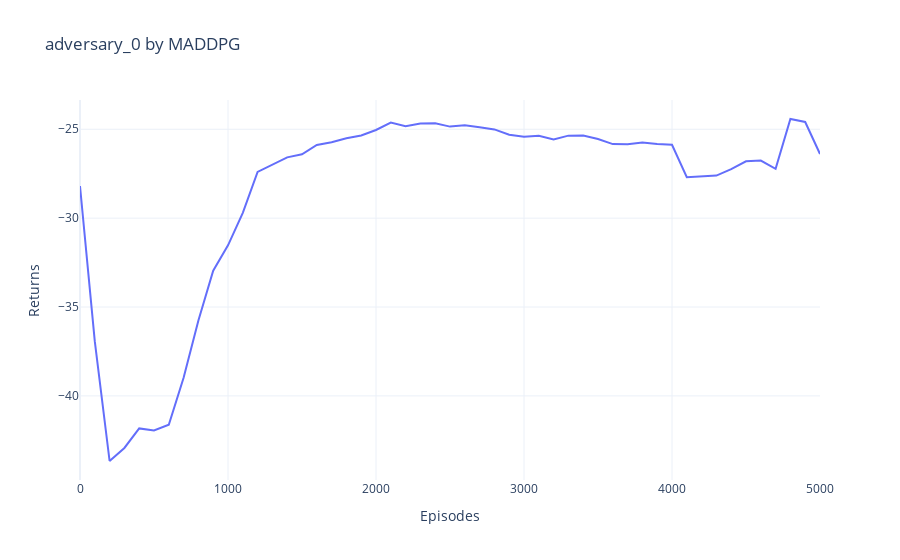
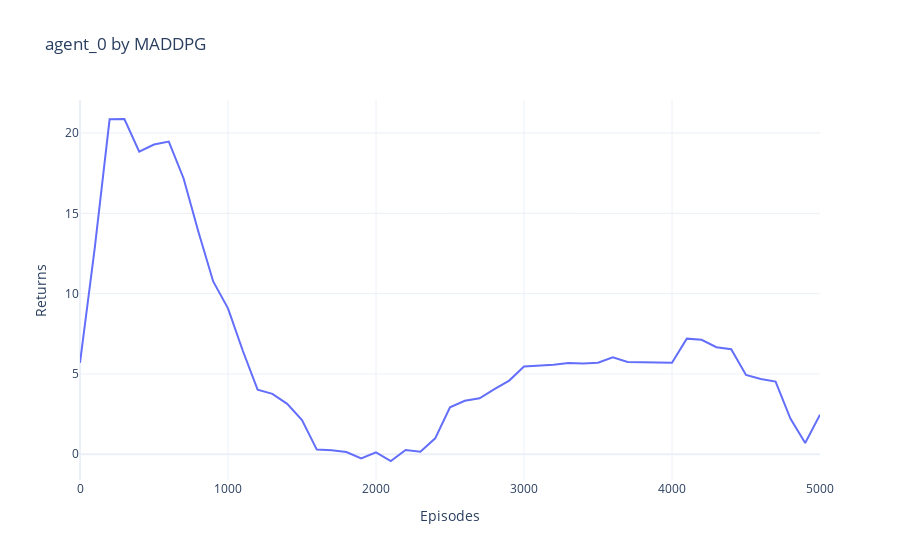
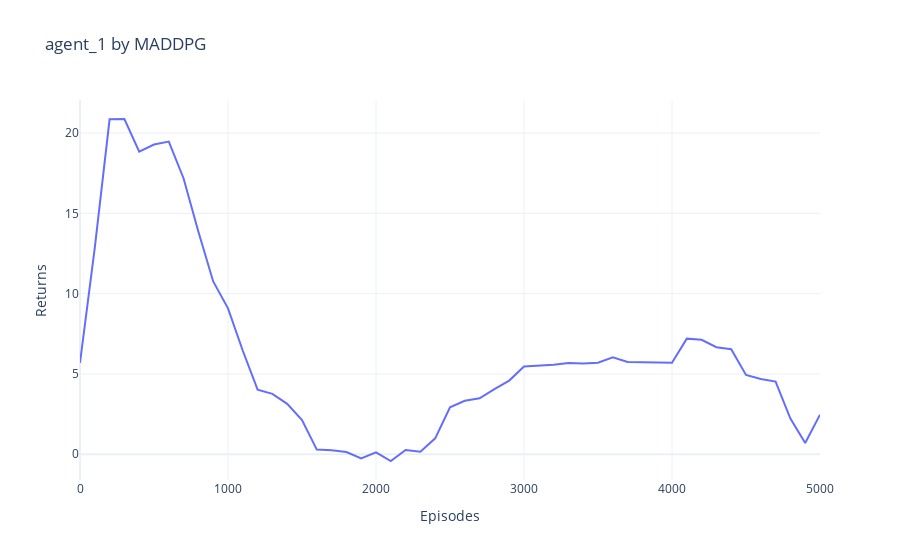

The cell these charts' notebook holds for them, in order:
### Code cell
import plotly.graph_objects as go
import numpy as np
import pandas as pd
from utils.smoothing import moving_average
# 从CSV文件读取数据
loaded_data = pd.read_csv('MADDPG_returns_data.csv', header=None).values
# 使用Plotly绘图
agents = ["adversary_0", "agent_0", "agent_1"]

for i, agent_name in enumerate(agents):
    # 计算x轴数据（每100个episode一个点）
    x_data = np.arange(loaded_data.shape[0]) * 100
    y_data = moving_average(loaded_data[:, i], 9)
    fig = go.Figure()
    fig.add_trace(go.Scatter(
        x=x_data,
        y=y_data,
        mode='lines',
        name=agent_name,
        line=dict(width=2)
    ))
    fig.update_layout(
        title=f"{agent_name} by MADDPG",
        xaxis_title="Episodes",
        yaxis_title="Returns",
        hovermode="x unified",
        template="plotly_white"
    )
    
    fig.show()

### Figure 1 — Plotly figure (JSON) as saved in the notebook; plotly's stock layout.template omitted (floating-point values rounded to 4 significant figures)
{"data": [{"line": {"width": 2}, "mode": "lines", "name": "adversary_0", "type": "scatter", "x": [0, 100, 200, 300, 400, 500, 600, 700, 800, 900, 1000, 1100, 1200, 1300, 1400, 1500, 1600, 1700, 1800, 1900, 2000, 2100, 2200, 2300, 2400, 2500, 2600, 2700, 2800, 2900, 3000, 3100, 3200, 3300, 3400, 3500, 3600, 3700, 3800, 3900, 4000, 4100, 4200, 4300, 4400, 4500, 4600, 4700, 4800, 4900, 5000], "y": [-28.19, -36.94, -43.66, -42.93, -41.83, -41.95, -41.63, -38.98, -35.75, -32.95, -31.53, -29.7, -27.4, -26.98, -26.58, -26.4, -25.88, -25.73, -25.5, -25.35, -25.04, -24.62, -24.83, -24.68, -24.66, -24.85, -24.77, -24.89, -25.01, -25.31, -25.42, -25.36, -25.57, -25.36, -25.35, -25.54, -25.83, -25.85, -25.75, -25.83, -25.87, -27.7, -27.65, -27.6, -27.25, -26.8, -26.76, -27.22, -24.42, -24.59, -26.39]}], "layout": {"hovermode": "x unified", "title": {"text": "adversary_0 by MADDPG"}, "xaxis": {"title": {"text": "Episodes"}}, "yaxis": {"title": {"text": "Returns"}}}}

### Figure 2 — Plotly figure (JSON) as saved in the notebook; plotly's stock layout.template omitted (floating-point values rounded to 4 significant figures)
{"data": [{"line": {"width": 2}, "mode": "lines", "name": "agent_0", "type": "scatter", "x": [0, 100, 200, 300, 400, 500, 600, 700, 800, 900, 1000, 1100, 1200, 1300, 1400, 1500, 1600, 1700, 1800, 1900, 2000, 2100, 2200, 2300, 2400, 2500, 2600, 2700, 2800, 2900, 3000, 3100, 3200, 3300, 3400, 3500, 3600, 3700, 3800, 3900, 4000, 4100, 4200, 4300, 4400, 4500, 4600, 4700, 4800, 4900, 5000], "y": [5.698, 12.86, 20.85, 20.87, 18.84, 19.29, 19.47, 17.17, 13.85, 10.76, 9.089, 6.445, 4.02, 3.764, 3.139, 2.124, 0.2929, 0.2554, 0.1406, -0.2573, 0.1209, -0.4179, 0.2702, 0.1618, 0.9949, 2.925, 3.331, 3.485, 4.05, 4.588, 5.459, 5.495, 5.568, 5.678, 5.649, 5.699, 6.042, 5.748, 5.732, 5.704, 5.702, 7.199, 7.125, 6.664, 6.545, 4.937, 4.683, 4.525, 2.228, 0.7029, 2.465]}], "layout": {"hovermode": "x unified", "title": {"text": "agent_0 by MADDPG"}, "xaxis": {"title": {"text": "Episodes"}}, "yaxis": {"title": {"text": "Returns"}}}}

### Figure 3 — Plotly figure (JSON) as saved in the notebook; plotly's stock layout.template omitted (floating-point values rounded to 4 significant figures)
{"data": [{"line": {"width": 2}, "mode": "lines", "name": "agent_1", "type": "scatter", "x": [0, 100, 200, 300, 400, 500, 600, 700, 800, 900, 1000, 1100, 1200, 1300, 1400, 1500, 1600, 1700, 1800, 1900, 2000, 2100, 2200, 2300, 2400, 2500, 2600, 2700, 2800, 2900, 3000, 3100, 3200, 3300, 3400, 3500, 3600, 3700, 3800, 3900, 4000, 4100, 4200, 4300, 4400, 4500, 4600, 4700, 4800, 4900, 5000], "y": [5.698, 12.86, 20.85, 20.87, 18.84, 19.29, 19.47, 17.17, 13.85, 10.76, 9.089, 6.445, 4.02, 3.764, 3.139, 2.124, 0.2929, 0.2554, 0.1406, -0.2573, 0.1209, -0.4179, 0.2702, 0.1618, 0.9949, 2.925, 3.331, 3.485, 4.05, 4.588, 5.459, 5.495, 5.568, 5.678, 5.649, 5.699, 6.042, 5.748, 5.732, 5.704, 5.702, 7.199, 7.125, 6.664, 6.545, 4.937, 4.683, 4.525, 2.228, 0.7029, 2.465]}], "layout": {"hovermode": "x unified", "title": {"text": "agent_1 by MADDPG"}, "xaxis": {"title": {"text": "Episodes"}}, "yaxis": {"title": {"text": "Returns"}}}}
